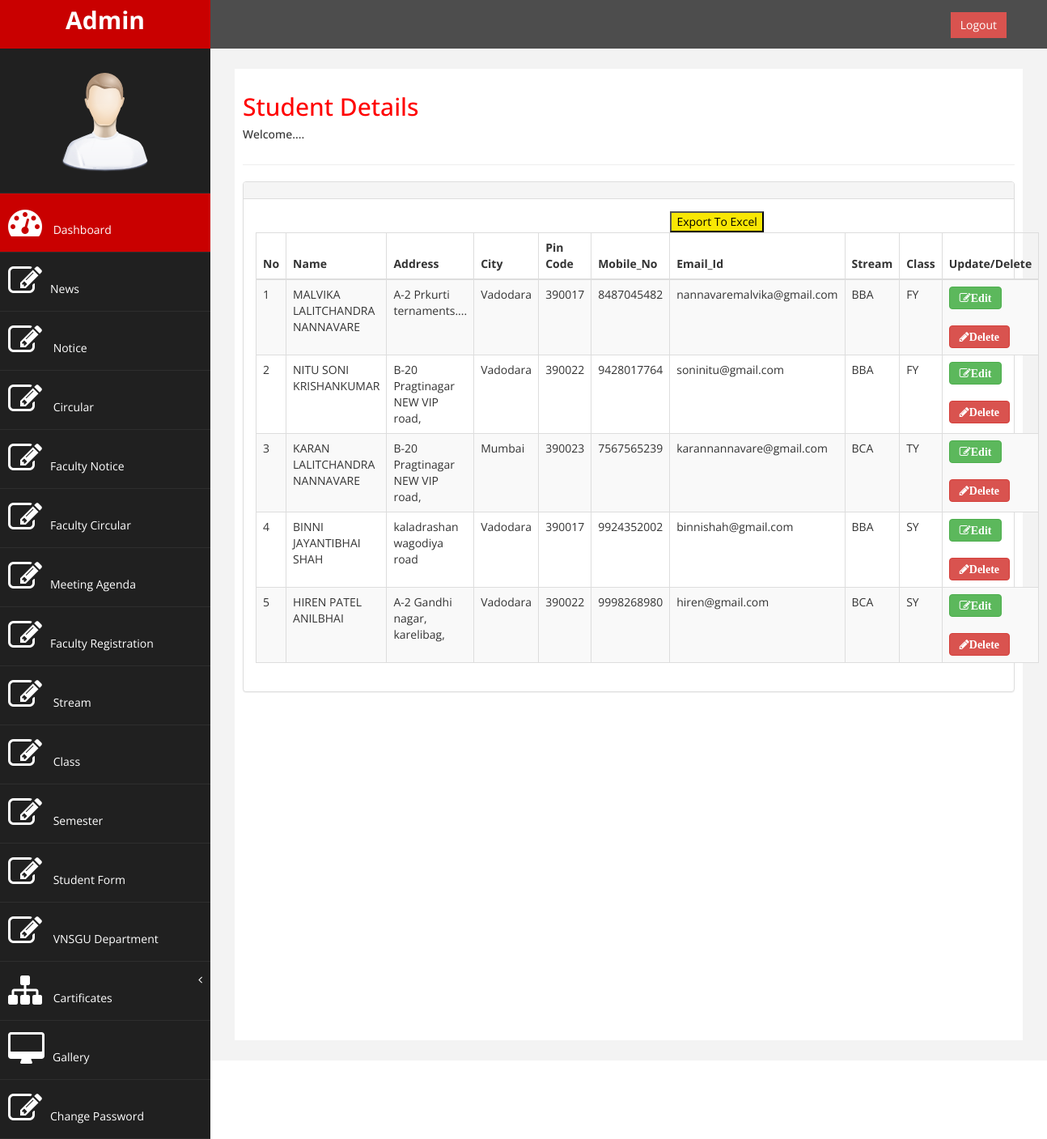
Page /admin/view_studentdetails.php (signed in) on the committed database.
### tables this page shows
CREATE TABLE `student_detail` (
  `student_id` int(11) NOT NULL,
  `name` varchar(50) DEFAULT NULL,
  `address` varchar(100) DEFAULT NULL,
  `city` varchar(30) DEFAULT NULL,
  `pin` int(11) DEFAULT NULL,
  `mobile` bigint(20) DEFAULT NULL,
  `email` varchar(35) DEFAULT NULL,
  `dob` date NOT NULL,
  `stream_id` int(11) DEFAULT NULL,
  `class_id` int(11) DEFAULT NULL
);

CREATE TABLE `stream` (
  `stream_id` int(11) NOT NULL,
  `stream` varchar(20) DEFAULT NULL
);

CREATE TABLE `type_of_class` (
  `class_id` int(11) NOT NULL,
  `stream_id` int(11) NOT NULL,
  `class` varchar(20) DEFAULT NULL
);

### admin/view_studentdetails.php (the view, shortened to what this page needs)
<?php
$servername = "localhost";
$username = "root";
$password = "";
$dbname = "oas";
$conn = new mysqli($servername, $username, $password, $dbname);
?>
<!DOCTYPE html PUBLIC "-//W3C//DTD XHTML 1.0 Transitional//EN" "http://www.w3.org/TR/xhtml1/DTD/xhtml1-transitional.dtd">
<html xmlns="http://www.w3.org/1999/xhtml">
<head>
</head>
<body>
<?php include 'header1.php';?>
<div id="page-wrapper" >
            <div id="page-inner">
                <div class="row">
                    <div class="col-md-12">
                     <h2>Student Details</h2>
                        <h5>Welcome.... </h5>
                    </div>
                </div>
                 <hr />
          <div class="row">
                <div class="col-md-12">
                    <div class="panel panel-default">
                        <div class="panel-heading">
                        </div>
                        <div class="panel-body">
                            <div class="table-responsive">
                                <div id="dataTables-example_wrapper" class="dataTables_wrapper form-inline" role="grid"><div class="row"><div class="col-sm-6"><div class="dataTables_length" id="dataTables-example_length"></div></div><div class="col-sm-6"><div id="dataTables-example_filter" class="dataTables_filter">&nbsp;&nbsp;&nbsp;&nbsp;&nbsp;&nbsp;&nbsp;&nbsp;&nbsp;&nbsp;</label><button style="background:#F9E704"><a href="exportcircular.php"><font color="#000000">Export To Excel</font></a></button></div></div></div><table class="table table-striped table-bordered table-hover dataTable no-footer" id="dataTables-example" aria-describedby="dataTables-example_info">
                                    <thead>
                                        <tr role="row"><th class="sorting_asc" tabindex="0" aria-controls="dataTables-example" rowspan="1" colspan="1" aria-sort="ascending" aria-label="Rendering engine: activate to sort column ascending" style="width: 200px;">No</th><th class="sorting" tabindex="0" aria-controls="dataTables-example" rowspan="1" colspan="1" aria-label="Browser: activate to sort column ascending" style="width: 292px;">Name</th><th class="sorting" tabindex="0" aria-controls="dataTables-example" rowspan="1" colspan="1" aria-label="Browser: activate to sort column ascending" style="width: 292px;">Address</th><th class="sorting" tabindex="0" aria-controls="dataTables-example" rowspan="1" colspan="1" aria-label="Browser: activate to sort column ascending" style="width: 292px;">City</th><th class="sorting" tabindex="0" aria-controls="dataTables-example" rowspan="1" colspan="1" aria-label="Browser: activate to sort column ascending" style="width: 292px;">Pin Code</th><th class="sorting" tabindex="0" aria-controls="dataTables-example" rowspan="1" colspan="1" aria-label="Browser: activate to sort column ascending" style="width: 292px;">Mobile_No</th><th class="sorting" tabindex="0" aria-controls="dataTables-example" rowspan="1" colspan="1" aria-label="Browser: activate to sort column ascending" style="width: 292px;">Email_Id</th><th class="sorting" tabindex="0" aria-controls="dataTables-example" rowspan="1" colspan="1" aria-label="Browser: activate to sort column ascending" style="width: 292px;">Stream</th><th class="sorting" tabindex="0" aria-controls="dataTables-example" rowspan="1" colspan="1" aria-label="Browser: activate to sort column ascending" style="width: 292px;">Class</th><th class="sorting" tabindex="0" aria-controls="dataTables-example" rowspan="1" colspan="1" aria-label="Browser: activate to sort column ascending" style="width: 292px;">Update/Delete</th></tr>
                                    </thead>
                                    <tbody>
                                    <?php
                                        $ret="select a.student_id,a.name,a.address,a.city,a.pin,a.mobile,a.email,s.stream,c.class from student_detail a,stream s,type_of_class c where a.stream_id=s.stream_id and a.class_id=c.class_id";
$stmt = $conn->prepare($ret) ;
$stmt->execute() ;
$res=$stmt->get_result();
$cnt=1;
while($row=$res->fetch_object())
	  {
	  	?>
                                    <tr class="gradeA odd">
                                            <td class="sorting_1"><?php echo $cnt;;?></td>
                                            <td class=" "><?php echo $row->name;?></td>
                                            <td class=" "><?php echo $row->address;?></td>
                                            <td class=" "><?php echo $row->city;?></td>
                                            <td class=" "><?php echo $row->pin;?></td>
                                            <td class=" "><?php echo $row->mobile;?></td>
                                            <td class=" "><?php echo $row->email;?></td>
                                            <td class=" "><?php echo $row->stream;?></td>
                                            <td class=" "><?php echo $row->class;?></td>
                                            <td><a href="updatestudent.php?student_id=<?php echo $row->student_id;?>" class="btn btn-success fa fa-edit"><b>Edit</b></a>
<a href="vsiew_studentdetails.php?del=<?php echo $row->student_id;?>" class="btn btn-danger fa fa-pencil" onclick="return confirm('Do you want to delete');"><b>Delete</b></a></td>
                                        </tr>
                                        <?php $cnt=$cnt+1; }?>
                                        </tbody>
                                </table></div></div></div>
                            </div>
                        </div>
                    </div>
                </div>
            </div>
                </div>
<?php include 'footer1.php';?>
</body>
</html>

### admin/assets/css/custom.css (style rules this page uses)
body { font-family: 'Open Sans', sans-serif; }
#page-wrapper { padding: 15px 15px; min-height: 600px; background:#F3F3F3; }
#page-inner { width:100%; margin:10px 20px 10px 0px; background-color:#fff!important; padding:10px; min-height:1200px; }
h2 { color: #f00; }
@media (min-width:768px) { #page-wrapper { margin: 0 0 0 260px; padding: 15px 30px; min-height: 1200px; } }

### rows in the picture
student_detail: name "MALVIKA LALITCHANDRA NANNAVARE", address "A-2 Prkurti ternaments....", city "Vadodara", pin "390017", mobile "8487045482", email "nannavaremalvika@gmail.com", stream.stream "BBA", class.class "FY"
student_detail: name "NITU SONI KRISHANKUMAR", address "B-20 Pragtinagar NEW VIP road,", city "Vadodara", pin "390022", mobile "9428017764", email "soninitu@gmail.com", stream.stream "BBA", class.class "FY"
student_detail: name "KARAN LALITCHANDRA NANNAVARE", address "B-20 Pragtinagar NEW VIP road,", city "Mumbai", pin "390023", mobile "7567565239", email "karannannavare@gmail.com", stream.stream "BCA", class.class "TY"
student_detail: name "BINNI JAYANTIBHAI SHAH", address "kaladrashan wagodiya road", city "Vadodara", pin "390017", mobile "9924352002", email "binnishah@gmail.com", stream.stream "BBA", class.class "SY"
student_detail: name "HIREN PATEL ANILBHAI", address "A-2 Gandhi nagar, karelibag,", city "Vadodara", pin "390022", mobile "9998268980", email "hiren@gmail.com", stream.stream "BCA", class.class "SY"
